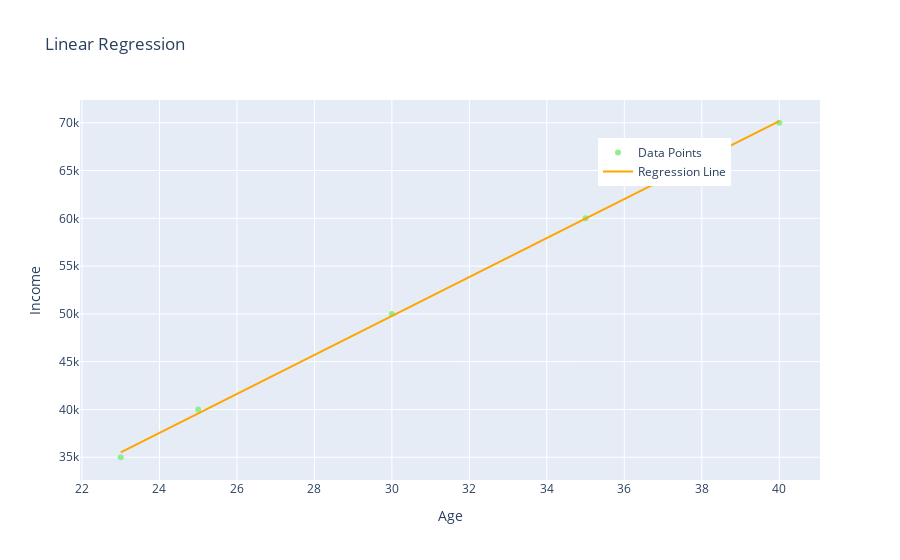

Notebook code cell kept with this figure:
### Markdown cell above
Create a scatter plot of two variables (age and income) and visually assess the linear relationship. Use the dataset from Exercise 7.

### Code cell
import plotly.graph_objs as go

scatter_trace = go.Scatter(
    x=data['age'],
    y=data['income'],
    mode='markers',
    marker=dict(color='lightgreen'),
    name='Data Points'
)

# Regression line
x_reg = np.linspace(min(data['age']), max(data['age']), 100)
y_reg = slope * x_reg + intercept
line_trace = go.Scatter(
    x=x_reg,
    y=y_reg,
    mode='lines',
    line=dict(color='orange'),
    name='Regression Line'
)

# Layout
layout = go.Layout(
    title='Linear Regression',
    xaxis=dict(title='Age'),
    yaxis=dict(title='Income'),
    legend=dict(x=0.7, y=0.9)
)

# Plot
fig = go.Figure(data=[scatter_trace, line_trace], layout=layout)
fig.show()
